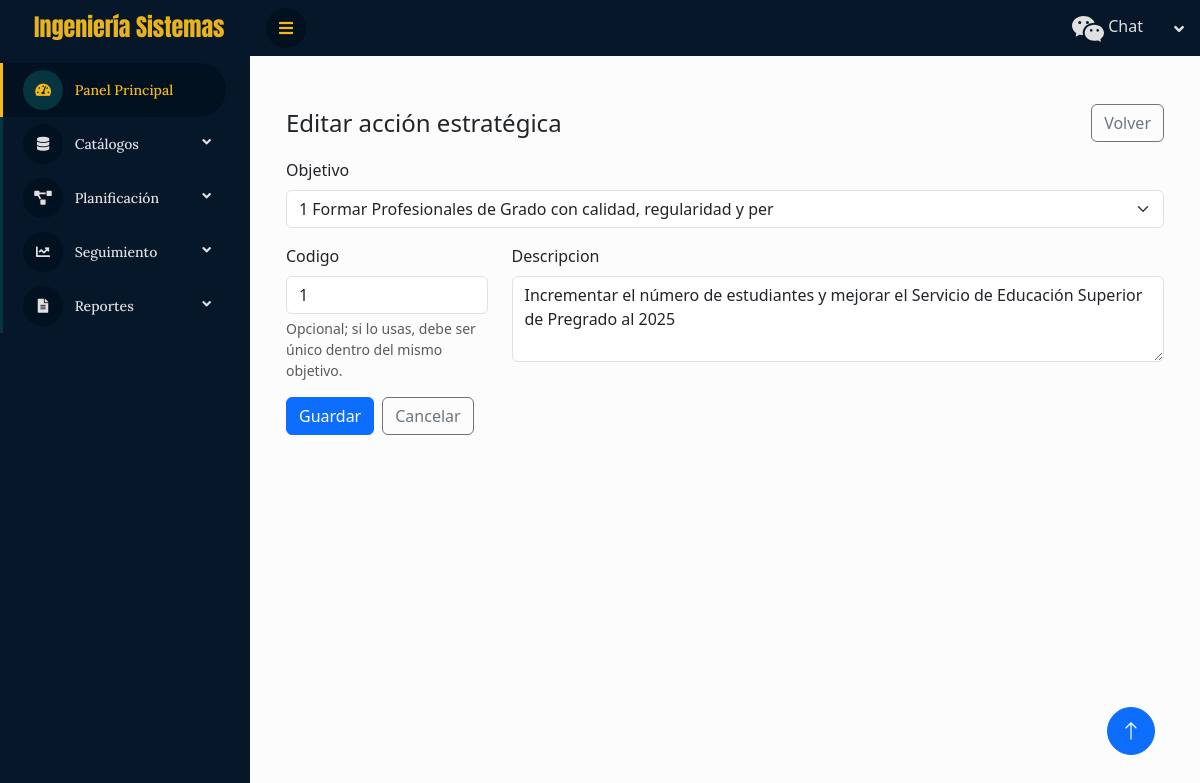
Page /acciones/1/editar/ on the committed database.
### cis/models.py (models this page shows, shortened)
class TimeStampedModel(models.Model):
    creado = models.DateTimeField(auto_now_add=True)
    actualizado = models.DateTimeField(auto_now=True)
    class Meta:
        abstract = True

class AccionEstrategica(TimeStampedModel):
    objetivo = models.ForeignKey(ObjetivoEstrategico, on_delete=models.CASCADE, related_name="acciones")
    codigo = models.CharField(max_length=20, blank=True)
    descripcion = models.TextField()  # “Incrementar el número de estudiantes…”
    class Meta:
        unique_together = [("objetivo","codigo")]
        indexes = [models.Index(fields=["objetivo","codigo"])]
        verbose_name = "Acción estratégica (producto)"

### cis/views.py (the view, shortened to what this page needs)
# urls.py: path("acciones/<int:pk>/editar/", views.AccionUpdateView.as_view(), name="accion_update"),
class AccionUpdateView(UpdateView):
    model = AccionEstrategica
    form_class = AccionEstrategicaForm
    template_name = "planificacion/accion_form.html"
    success_url = reverse_lazy("accion_list")

### cis/forms.py (shortened to what this page needs)
class AccionEstrategicaForm(forms.ModelForm):
    class Meta:
        model = AccionEstrategica
        fields = ["objetivo", "codigo", "descripcion"]
        widgets = {
            "objetivo": forms.Select(attrs={"class": "form-select"}),
            "codigo": forms.TextInput(attrs={"class": "form-control", "placeholder": "Ej.: 1, 2, ACT-01 (opcional)"}),
            "descripcion": forms.Textarea(attrs={"class": "form-control", "rows": 3, "placeholder": "Describe la acción estratégica (producto)…"}),
        }
        help_texts = {
            "codigo": "Opcional; si lo usas, debe ser único dentro del mismo objetivo.",
        }

### cis/models.py (called while the page is built)
    def __str__(self): return f"{self.codigo or ''} {self.descripcion[:60]}"

### cis/templatetags/bootstrap_extras.py (called while the page is built)
@register.inclusion_tag("planificacion/_bs_field.html")
def render_bs_field(field, show_label=True):
    widget_class = "form-select" if field.field.widget.__class__.__name__ in ("Select", "SelectMultiple") else "form-control"
    prev_cls = field.field.widget.attrs.get("class", "")
    field.field.widget.attrs["class"] = f"{prev_cls} {widget_class}".strip()
    return {"field": field, "show_label": show_label}

### cis/templates/planificacion/accion_form.html (shortened to what this page needs)
 {% extends "base.html" %} {% load bootstrap_extras %} {% block content %}
<div class="container py-4">
  <div class="d-flex justify-content-between align-items-center mb-3">
    <h1 class="h4 mb-0">{% if object %}Editar{% else %}Nueva{% endif %} acción estratégica</h1>
    <a href="{% url 'accion_list' %}" class="btn btn-outline-secondary">Volver</a>
  </div>
  <form method="post" novalidate>
    {% csrf_token %} {% render_bs_field form.objetivo %}
    <div class="row">
      <div class="col-md-3">{% render_bs_field form.codigo %}</div>
      <div class="col-md-9">{% render_bs_field form.descripcion %}</div>
    </div>
    <div class="d-flex gap-2">
      <button class="btn btn-primary" type="submit">Guardar</button>
      <a href="{% url 'accion_list' %}" class="btn btn-outline-secondary">Cancelar</a>
    </div>
  </form>
</div>
{% endblock %}

### cis/templates/planificacion/_bs_field.html (shortened to what this page needs)
<div class="mb-3">
  {% if show_label %}
  <label class="form-label" for="{{ field.id_for_label }}">{{ field.label }}</label>
  {% endif %} {{ field }} {% if field.help_text %}
  <div class="form-text">{{ field.help_text }}</div>
  {% endif %}
</div>

### cis/static/css/style.css (style rules this page uses)
select { width: 100%; max-width: 100%; box-sizing: border-box; }
:root { --primary: #f5ba18; --secondary: #06343f; ; --light: #e0e0e0; --dark: #02111f; ; }
.btn { transition: 0.5s; }

### rows in the picture
AccionEstrategica: objetivo "1 Formar Profesionales de Grado con calidad, regularidad y per", codigo "1", descripcion "Incrementar el número de estudiantes y mejorar el Servicio de Educación Superior de Pregrado al 2025"

### other values in the picture
{{ field.label }} "Objetivo Codigo Descripcion"
{{ field.help_text }} "Opcional; si lo usas, debe ser único dentro del mismo objetivo."
